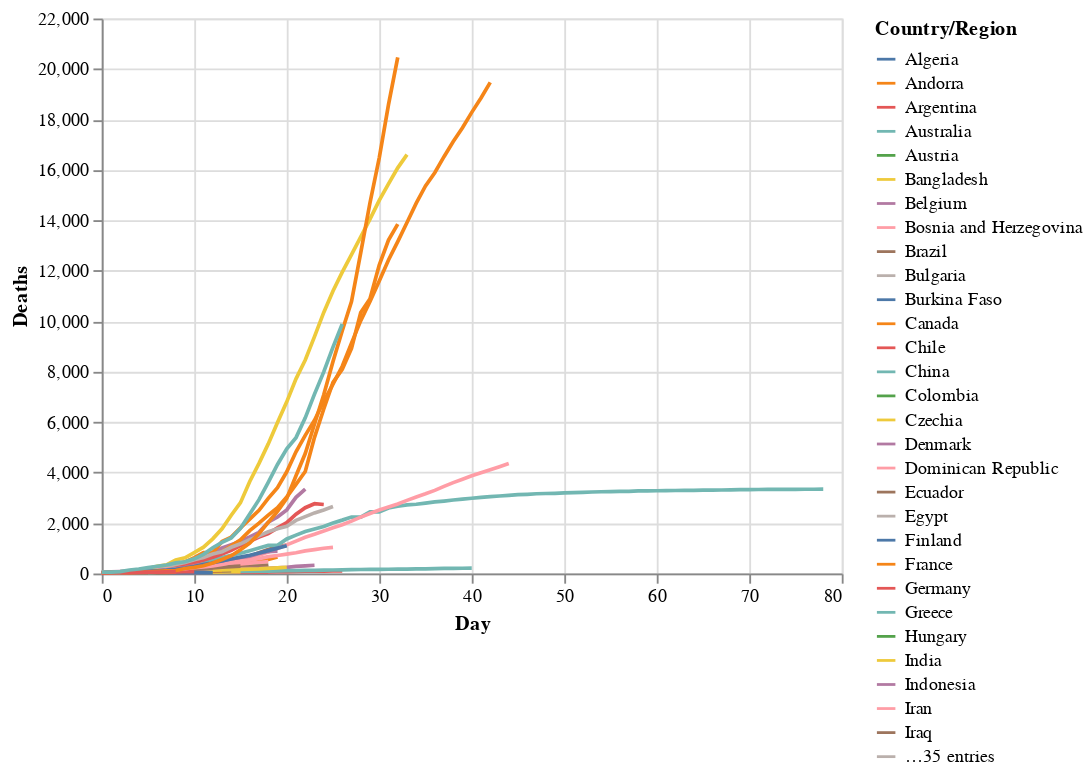

This figure's notebook cell:
### Markdown cell above
We'll see the power of having long data when using Altair.
Now having transformed our data, let's import Altair and get a sense of its API.

### Code cell
import altair as alt

alt.data_transformers.disable_max_rows() 
#This particular line of code is to be used when we have more than 5000 rows in our dataset and is vailable in Altair Documentation.
#This limit has just been set to prevent our notebook from growing excessive in size.

# altair plotting
alt.Chart(deaths_long).mark_line().encode(
    x='Day',
    y='Deaths',
    color='Country/Region')

### Figure 1 — Vega-Lite specification as saved in the notebook (floating-point values rounded to 4 significant figures; data arrays with more than 128 entries replaced by an {"elided": "..."} marker saying what was removed)
{"config": {"view": {"continuousWidth": 400, "continuousHeight": 300}}, "data": {"name": "data-55a258f94e8b8783e91323a8e7c7adc8"}, "mark": "line", "encoding": {"color": {"type": "nominal", "field": "Country/Region"}, "x": {"type": "quantitative", "field": "Day"}, "y": {"type": "quantitative", "field": "Deaths"}}, "$schema": "https://vega.github.io/schema/vega-lite/v4.8.1.json", "datasets": {"data-55a258f94e8b8783e91323a8e7c7adc8": {"elided": "5184 records"}}}
